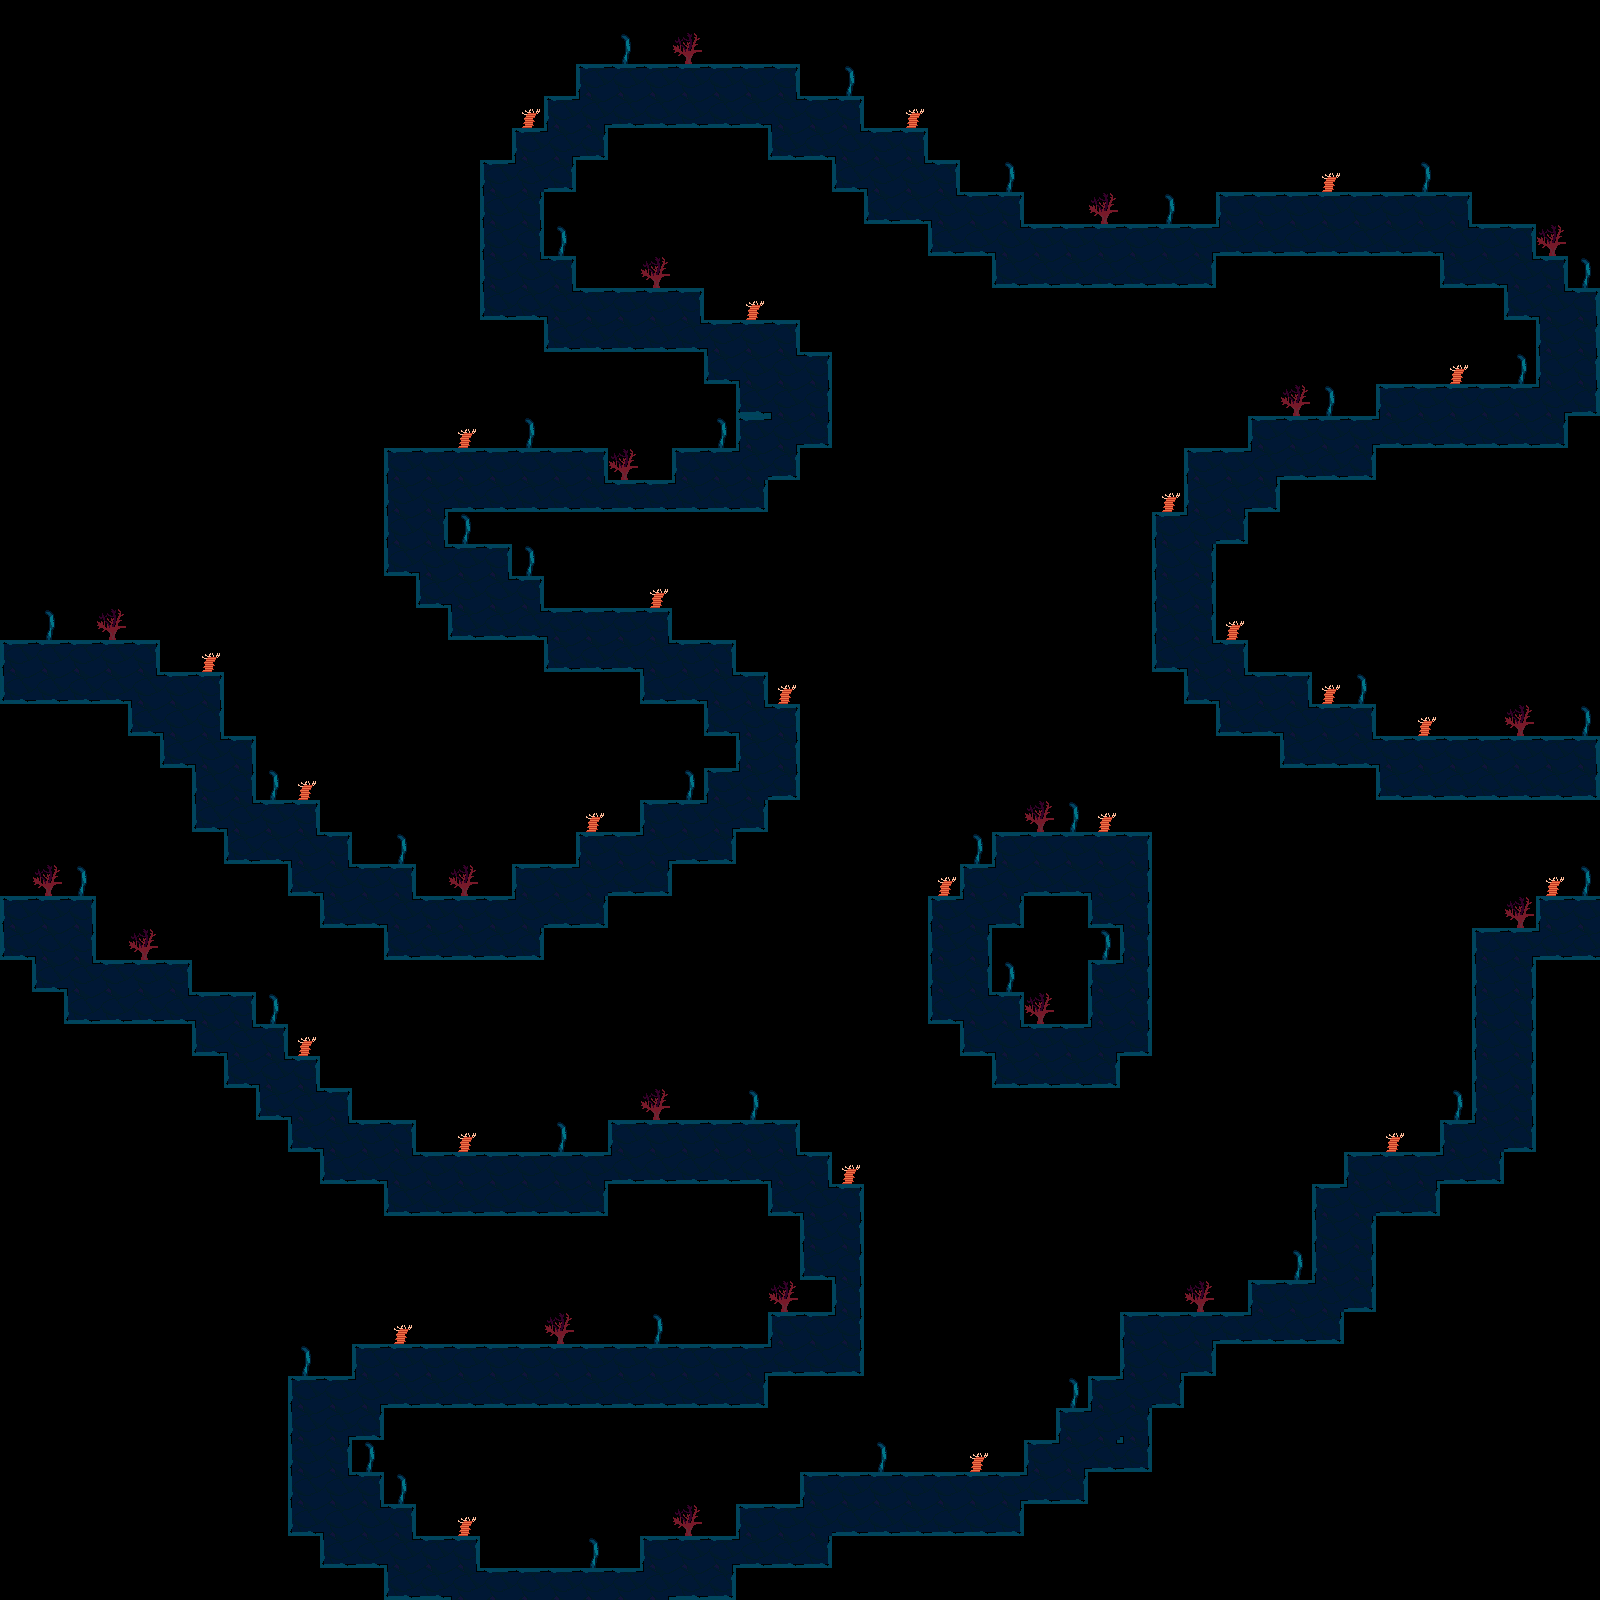

Tiled map render using the project's own tile images. Description and the whole map definition, tile-layer contents included, below:
An orthogonal 50x50 tile map with 32x32 px tiles, 1 tile layer (Tile Layer 1), 2 tilesets.

<map version="1.5" tiledversion="1.7.1" orientation="orthogonal" renderorder="right-down" width="50" height="50" tilewidth="32" tileheight="32" infinite="0" nextlayerid="2" nextobjectid="1">
 <tileset firstgid="1" source="Caves 1.tsx" />
 <tileset firstgid="56" source="Decals 1.tsx" />
 <layer id="1" name="Tile Layer 1" width="50" height="50">
  <data encoding="csv">
0,0,0,0,0,0,0,0,0,0,0,0,0,0,0,0,0,0,0,0,0,0,0,0,0,0,0,0,0,0,0,0,0,0,0,0,0,0,0,0,0,0,0,0,0,0,0,0,0,0,
0,0,0,0,0,0,0,0,0,0,0,0,0,0,0,0,0,0,0,56,0,58,0,0,0,0,0,0,0,0,0,0,0,0,0,0,0,0,0,0,0,0,0,0,0,0,0,0,0,0,
0,0,0,0,0,0,0,0,0,0,0,0,0,0,0,0,0,0,1,2,2,2,2,2,3,0,56,0,0,0,0,0,0,0,0,0,0,0,0,0,0,0,0,0,0,0,0,0,0,0,
0,0,0,0,0,0,0,0,0,0,0,0,0,0,0,0,57,1,21,24,24,24,24,24,10,2,3,0,57,0,0,0,0,0,0,0,0,0,0,0,0,0,0,0,0,0,0,0,0,0,
0,0,0,0,0,0,0,0,0,0,0,0,0,0,0,0,1,21,25,0,0,0,0,0,23,24,10,2,3,0,0,0,0,0,0,0,0,0,0,0,0,0,0,0,0,0,0,0,0,0,
0,0,0,0,0,0,0,0,0,0,0,0,0,0,0,1,29,25,0,0,0,0,0,0,0,0,23,18,28,3,0,56,0,0,0,0,0,0,0,0,0,57,0,0,56,0,0,0,0,0,
0,0,0,0,0,0,0,0,0,0,0,0,0,0,0,12,14,0,0,0,0,0,0,0,0,0,0,23,24,10,2,3,0,0,58,0,56,0,1,2,2,2,2,2,2,3,0,0,0,0,
0,0,0,0,0,0,0,0,0,0,0,0,0,0,0,12,14,56,0,0,0,0,0,0,0,0,0,0,0,23,24,10,2,2,2,2,2,6,40,24,24,24,24,24,24,10,2,3,58,0,
0,0,0,0,0,0,0,0,0,0,0,0,0,0,0,12,28,3,0,0,58,0,0,0,0,0,0,0,0,0,0,23,24,24,24,24,24,25,0,0,0,0,0,0,0,23,24,10,3,56,
0,0,0,0,0,0,0,0,0,0,0,0,0,0,0,23,24,10,2,2,2,3,0,57,0,0,0,0,0,0,0,0,0,0,0,0,0,0,0,0,0,0,0,0,0,0,0,23,10,3,
0,0,0,0,0,0,0,0,0,0,0,0,0,0,0,0,0,23,24,24,24,39,7,2,3,0,0,0,0,0,0,0,0,0,0,0,0,0,0,0,0,0,0,0,0,0,0,0,12,14,
0,0,0,0,0,0,0,0,0,0,0,0,0,0,0,0,0,0,0,0,0,0,23,18,28,3,0,0,0,0,0,0,0,0,0,0,0,0,0,0,0,0,0,0,0,57,0,56,12,14,
0,0,0,0,0,0,0,0,0,0,0,0,0,0,0,0,0,0,0,0,0,0,0,23,18,14,0,0,0,0,0,0,0,0,0,0,0,0,0,0,58,56,0,1,2,2,2,2,21,25,
0,0,0,0,0,0,0,0,0,0,0,0,0,0,57,0,56,0,0,0,0,0,56,1,21,25,0,0,0,0,0,0,0,0,0,0,0,0,0,1,2,2,6,40,24,24,24,24,25,0,
0,0,0,0,0,0,0,0,0,0,0,0,1,2,2,2,2,2,3,58,0,1,2,29,25,0,0,0,0,0,0,0,0,0,0,0,0,1,2,21,24,24,25,0,0,0,0,0,0,0,
0,0,0,0,0,0,0,0,0,0,0,0,12,17,24,24,24,24,39,35,35,40,24,25,0,0,0,0,0,0,0,0,0,0,0,0,57,12,17,25,0,0,0,0,0,0,0,0,0,0,
0,0,0,0,0,0,0,0,0,0,0,0,12,14,56,0,0,0,0,0,0,0,0,0,0,0,0,0,0,0,0,0,0,0,0,0,1,29,25,0,0,0,0,0,0,0,0,0,0,0,
0,0,0,0,0,0,0,0,0,0,0,0,23,10,2,3,56,0,0,0,0,0,0,0,0,0,0,0,0,0,0,0,0,0,0,0,12,14,0,0,0,0,0,0,0,0,0,0,0,0,
0,0,0,0,0,0,0,0,0,0,0,0,0,23,18,28,3,0,0,0,57,0,0,0,0,0,0,0,0,0,0,0,0,0,0,0,12,14,0,0,0,0,0,0,0,0,0,0,0,0,
0,56,0,58,0,0,0,0,0,0,0,0,0,0,23,24,39,7,2,2,3,0,0,0,0,0,0,0,0,0,0,0,0,0,0,0,12,14,57,0,0,0,0,0,0,0,0,0,0,0,
1,2,2,2,3,0,57,0,0,0,0,0,0,0,0,0,0,23,24,24,10,2,3,0,0,0,0,0,0,0,0,0,0,0,0,0,23,10,3,0,0,0,0,0,0,0,0,0,0,0,
23,24,24,24,10,2,3,0,0,0,0,0,0,0,0,0,0,0,0,0,23,24,10,3,57,0,0,0,0,0,0,0,0,0,0,0,0,23,10,2,3,57,56,0,0,0,0,0,0,0,
0,0,0,0,23,18,14,0,0,0,0,0,0,0,0,0,0,0,0,0,0,0,23,10,3,0,0,0,0,0,0,0,0,0,0,0,0,0,23,24,10,2,3,0,57,0,0,58,0,56,
0,0,0,0,0,23,10,3,0,0,0,0,0,0,0,0,0,0,0,0,0,0,0,12,14,0,0,0,0,0,0,0,0,0,0,0,0,0,0,0,23,24,39,7,2,2,2,2,2,3,
0,0,0,0,0,0,12,14,56,57,0,0,0,0,0,0,0,0,0,0,0,56,1,29,25,0,0,0,0,0,0,0,0,0,0,0,0,0,0,0,0,0,0,23,24,24,24,24,24,25,
0,0,0,0,0,0,23,10,2,3,0,0,0,0,0,0,0,0,57,0,1,2,21,25,0,0,0,0,0,0,0,0,58,56,57,0,0,0,0,0,0,0,0,0,0,0,0,0,0,0,
0,0,0,0,0,0,0,23,24,10,3,0,56,0,0,0,0,0,1,2,21,24,25,0,0,0,0,0,0,0,56,1,2,2,2,3,0,0,0,0,0,0,0,0,0,0,0,0,0,0,
0,58,56,0,0,0,0,0,0,23,10,2,3,0,58,0,1,2,29,24,25,0,0,0,0,0,0,0,0,57,1,29,24,24,18,14,0,0,0,0,0,0,0,0,0,0,0,0,57,56,
1,2,3,0,0,0,0,0,0,0,23,24,10,2,2,2,29,24,25,0,0,0,0,0,0,0,0,0,0,1,21,25,0,0,23,19,0,0,0,0,0,0,0,0,0,0,0,58,1,2,
23,18,14,0,58,0,0,0,0,0,0,0,23,24,24,24,25,0,0,0,0,0,0,0,0,0,0,0,0,12,14,0,0,0,56,15,0,0,0,0,0,0,0,0,0,0,1,6,40,24,
0,23,10,2,2,3,0,0,0,0,0,0,0,0,0,0,0,0,0,0,0,0,0,0,0,0,0,0,0,12,14,56,0,0,1,30,0,0,0,0,0,0,0,0,0,0,12,14,0,0,
0,0,23,24,24,39,7,3,56,0,0,0,0,0,0,0,0,0,0,0,0,0,0,0,0,0,0,0,0,23,10,3,58,0,12,14,0,0,0,0,0,0,0,0,0,0,12,14,0,0,
0,0,0,0,0,0,23,10,3,57,0,0,0,0,0,0,0,0,0,0,0,0,0,0,0,0,0,0,0,0,23,10,2,2,21,25,0,0,0,0,0,0,0,0,0,0,12,14,0,0,
0,0,0,0,0,0,0,23,10,3,0,0,0,0,0,0,0,0,0,0,0,0,0,0,0,0,0,0,0,0,0,23,24,24,25,0,0,0,0,0,0,0,0,0,0,0,12,14,0,0,
0,0,0,0,0,0,0,0,23,10,3,0,0,0,0,0,0,0,0,0,58,0,0,56,0,0,0,0,0,0,0,0,0,0,0,0,0,0,0,0,0,0,0,0,0,56,12,14,0,0,
0,0,0,0,0,0,0,0,0,23,10,2,3,0,57,0,0,56,0,1,2,2,2,2,3,0,0,0,0,0,0,0,0,0,0,0,0,0,0,0,0,0,0,57,0,1,29,25,0,0,
0,0,0,0,0,0,0,0,0,0,23,24,10,2,2,2,2,2,6,40,24,24,24,24,10,3,57,0,0,0,0,0,0,0,0,0,0,0,0,0,0,0,1,2,6,40,25,0,0,0,
0,0,0,0,0,0,0,0,0,0,0,0,23,24,24,24,24,24,25,0,0,0,0,0,23,10,3,0,0,0,0,0,0,0,0,0,0,0,0,0,0,1,29,24,25,0,0,0,0,0,
0,0,0,0,0,0,0,0,0,0,0,0,0,0,0,0,0,0,0,0,0,0,0,0,0,12,14,0,0,0,0,0,0,0,0,0,0,0,0,0,0,12,14,0,0,0,0,0,0,0,
0,0,0,0,0,0,0,0,0,0,0,0,0,0,0,0,0,0,0,0,0,0,0,0,0,23,19,0,0,0,0,0,0,0,0,0,0,0,0,0,56,12,14,0,0,0,0,0,0,0,
0,0,0,0,0,0,0,0,0,0,0,0,0,0,0,0,0,0,0,0,0,0,0,0,58,0,15,0,0,0,0,0,0,0,0,0,0,58,0,1,2,29,25,0,0,0,0,0,0,0,
0,0,0,0,0,0,0,0,0,0,0,0,57,0,0,0,0,58,0,0,56,0,0,0,1,2,30,0,0,0,0,0,0,0,0,1,2,6,35,40,24,25,0,0,0,0,0,0,0,0,
0,0,0,0,0,0,0,0,0,56,0,1,2,2,2,2,2,2,2,2,2,2,2,6,40,24,25,0,0,0,0,0,0,0,0,12,17,25,0,0,0,0,0,0,0,0,0,0,0,0,
0,0,0,0,0,0,0,0,0,1,2,21,24,24,24,24,24,24,24,24,24,24,24,25,0,0,0,0,0,0,0,0,0,56,1,29,25,0,0,0,0,0,0,0,0,0,0,0,0,0,
0,0,0,0,0,0,0,0,0,12,17,25,0,0,0,0,0,0,0,0,0,0,0,0,0,0,0,0,0,0,0,0,0,1,29,19,0,0,0,0,0,0,0,0,0,0,0,0,0,0,
0,0,0,0,0,0,0,0,0,12,14,56,0,0,0,0,0,0,0,0,0,0,0,0,0,0,0,56,0,0,57,0,1,21,39,41,0,0,0,0,0,0,0,0,0,0,0,0,0,0,
0,0,0,0,0,0,0,0,0,12,28,3,56,0,0,0,0,0,0,0,0,0,0,0,0,1,2,2,2,2,2,6,40,25,0,0,0,0,0,0,0,0,0,0,0,0,0,0,0,0,
0,0,0,0,0,0,0,0,0,23,18,28,3,0,57,0,0,0,0,0,0,58,0,1,2,29,24,24,24,24,24,25,0,0,0,0,0,0,0,0,0,0,0,0,0,0,0,0,0,0,
0,0,0,0,0,0,0,0,0,0,23,24,10,2,3,0,0,0,56,0,1,2,6,40,24,25,0,0,0,0,0,0,0,0,0,0,0,0,0,0,0,0,0,0,0,0,0,0,0,0,
0,0,0,0,0,0,0,0,0,0,0,0,23,24,10,2,2,2,2,2,21,24,25,0,0,0,0,0,0,0,0,0,0,0,0,0,0,0,0,0,0,0,0,0,0,0,0,0,0,0
</data>
 </layer>
</map>
